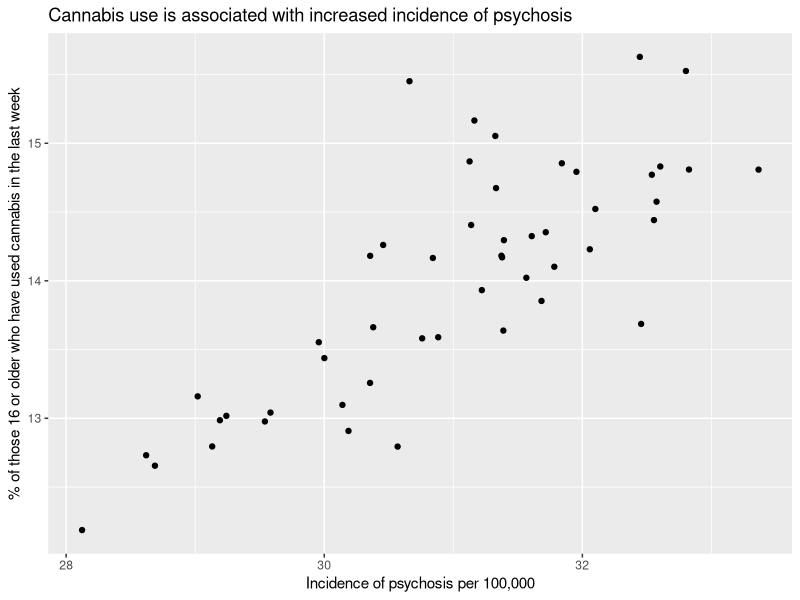
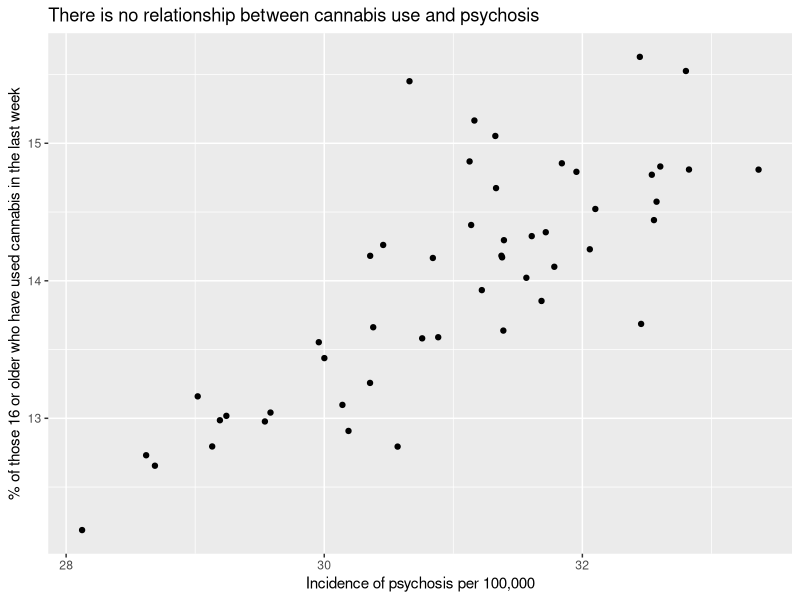
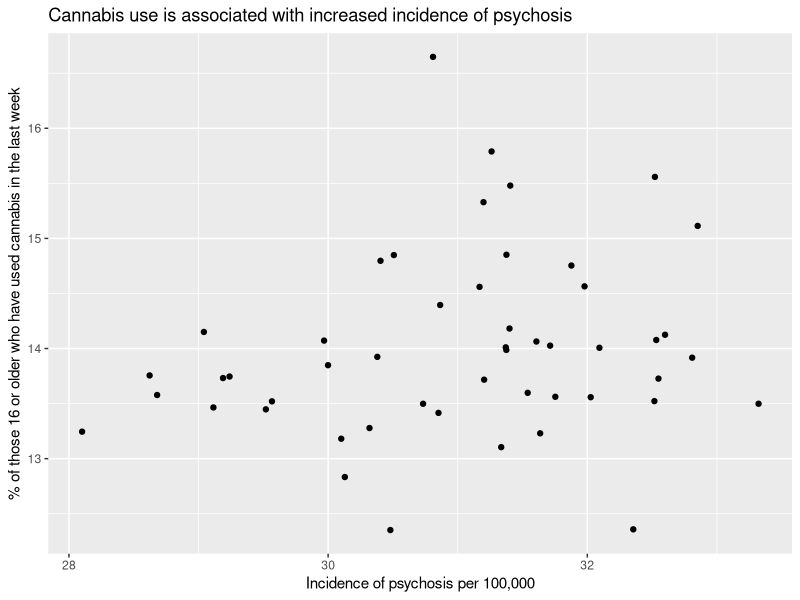
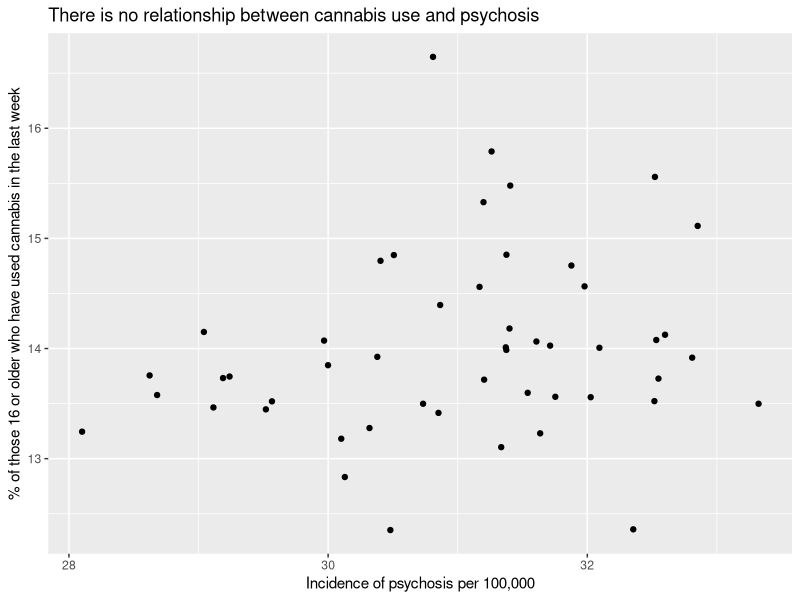
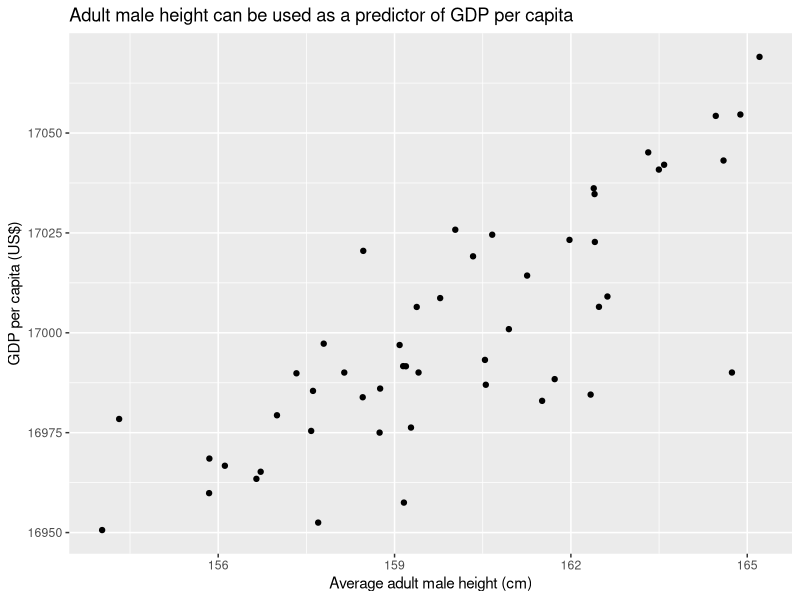
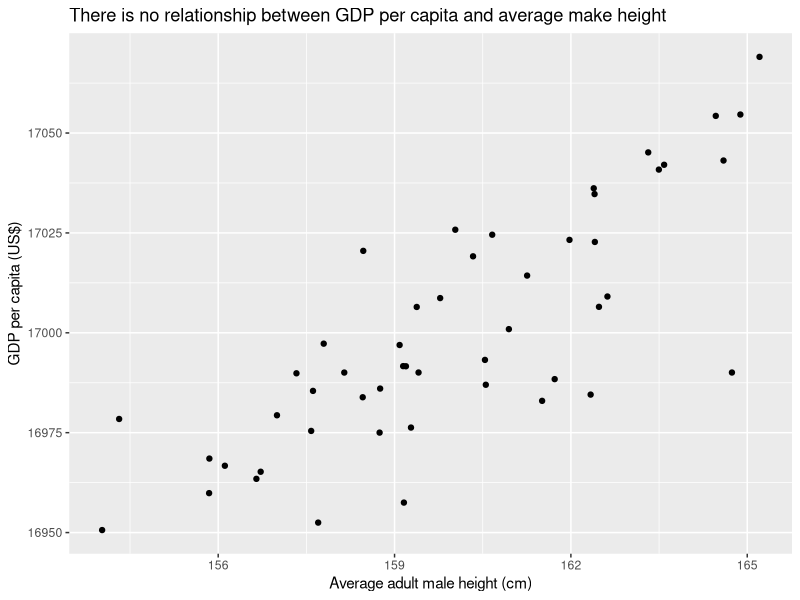
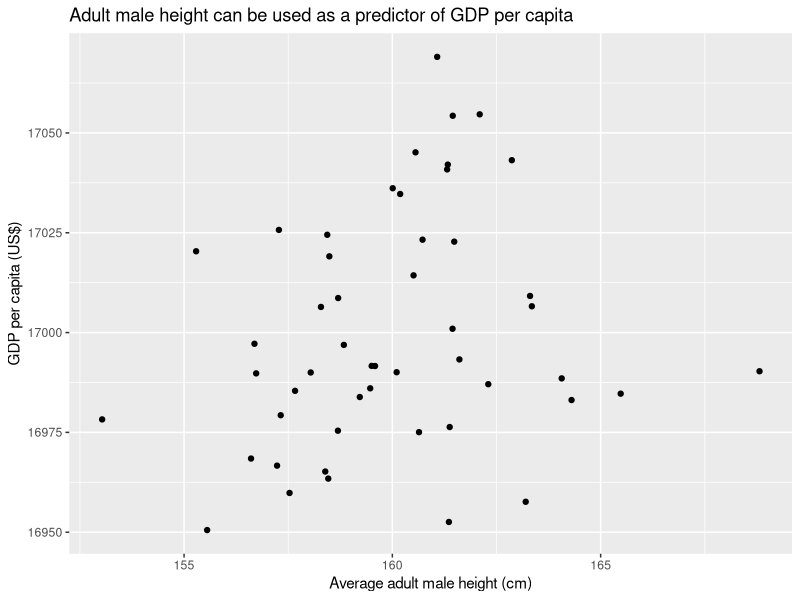
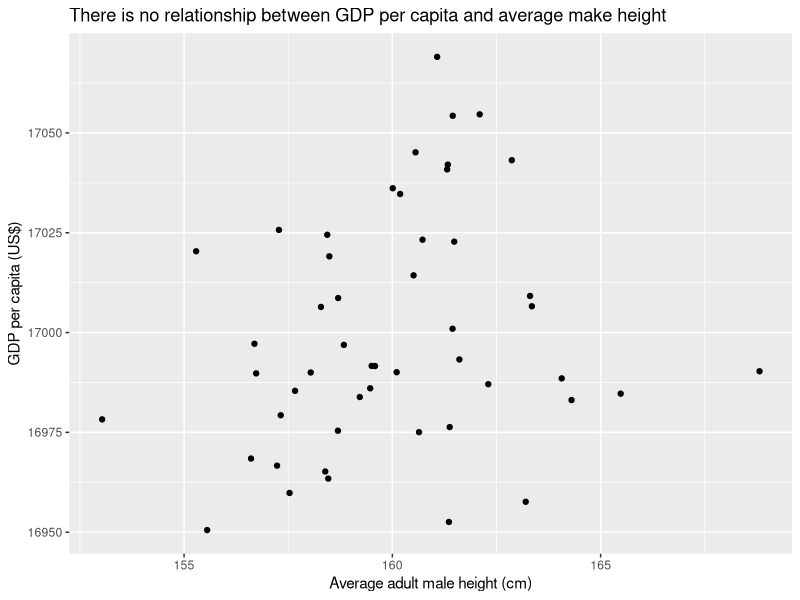

The R script that drew these images, in order: (Note: this script raises an error after producing the figures.)
library(tidyverse)
library(MASS)

create_mult_df_strong <- function(my_df){
  set.seed(1234)
  
  mean1 <- my_df$mean_x
  mean2 <- my_df$mean_y
  sd1 <- mean1 * .05
  sd2 <- mean2 * .05
  
  mu <- c(mean1, mean2) 
  
  myr <- .8 * sqrt(sd1) * sqrt(sd2)
  
  mysigma <- matrix(c(sd1, myr, myr, sd2), 2, 2) 
  
  my_data <- NULL
  sample_size <- 50
  
  my_data <- data.frame(mvrnorm(sample_size, mu, mysigma, empirical = TRUE))
  
  colnames(my_data) <- c(my_df$'x-label', my_df$'y-label')
  
  return(my_data)
}

create_mult_df_weak <- function(my_df){
  set.seed(1234)
  
  mean1 <- my_df$mean_x
  mean2 <- my_df$mean_y
  sd1 <- mean1 * .05
  sd2 <- mean2 * .05
  
  mu <- c(mean1, mean2) 
  
  myr <- .2 * sqrt(sd1) * sqrt(sd2)
  
  mysigma <- matrix(c(sd1, myr, myr, sd2), 2, 2) 
  
  my_data <- NULL
  sample_size <- 50
  
  my_data <- data.frame(mvrnorm(sample_size, mu, mysigma, empirical = TRUE))
  
  colnames(my_data) <- c(my_df$'x-label', my_df$'y-label')
  
  return(my_data)
}

my_scatter_graph <- function(df, labx, laby, title) {
  set.seed(1234)
  colnames(df) <- c("x", "y")
  df %>%
    ggplot(aes(x = x, y = y)) +
    geom_point() +
    labs(x = labx, y = laby, title = title)
}

# the following function takes a graph and saves it in the graphs folder, 
# generates summary statistics of the data and saves them as a .csv file in the 
# summary_stats folder. In both cases a unique index is created to allow the
# graph and the summary stats to be paired up later durind coding of the 
# respones of participants. 
save_graph_strong_yes <- function(current_graph){
  ggsave(paste0("graphs/graph_strong_yes", index, ".jpg"), current_graph)
 
}  

save_graph_strong_no <- function(current_graph){
  ggsave(paste0("graphs/graph_strong_no", index, ".jpg"), current_graph)

}  

save_graph_weak_yes <- function(current_graph){
  ggsave(paste0("graphs/graph_weak_yes", index, ".jpg"), current_graph)
  
}  

save_graph_weak_no <- function(current_graph){
  ggsave(paste0("graphs/graph_weak_no", index, ".jpg"), current_graph)

}  

# MAIN CODE ####
# this reads in the .csv file that contains the parameters of the graphs to be
# generated
my_graphs <- read_csv("graphs_book.csv")

# this loops through the my_graphs which contains the paramters of the 
# graphs to be generated.  It runs once per each unique graph_id 
for(index in my_graphs$graph_id) {
  
  build_this_one <- my_graphs %>%
    filter(graph_id == index) %>%
    create_mult_df_strong() 
  
  my_scatter_graph(build_this_one, 
           my_graphs[my_graphs$graph_id == index,]$'x-label', 
           my_graphs[my_graphs$graph_id == index,]$'y-label', 
           my_graphs[my_graphs$graph_id == index,]$title_yes) %>%
    save_graph_strong_yes()
  
  my_scatter_graph(build_this_one, 
                          my_graphs[my_graphs$graph_id == index,]$'x-label', 
                          my_graphs[my_graphs$graph_id == index,]$'y-label', 
                          my_graphs[my_graphs$graph_id == index,]$title_no) %>%
    save_graph_strong_no()
  
  build_this_one <- my_graphs %>%
    filter(graph_id == index) %>%
    create_mult_df_weak() 
  
  my_scatter_graph(build_this_one, 
                          my_graphs[my_graphs$graph_id == index,]$'x-label', 
                          my_graphs[my_graphs$graph_id == index,]$'y-label', 
                          my_graphs[my_graphs$graph_id == index,]$title_yes) %>%
    save_graph_weak_yes()
  
  my_scatter_graph(build_this_one, 
                          my_graphs[my_graphs$graph_id == index,]$'x-label', 
                          my_graphs[my_graphs$graph_id == index,]$'y-label', 
                          my_graphs[my_graphs$graph_id == index,]$title_no) %>%
    save_graph_weak_no()
}
